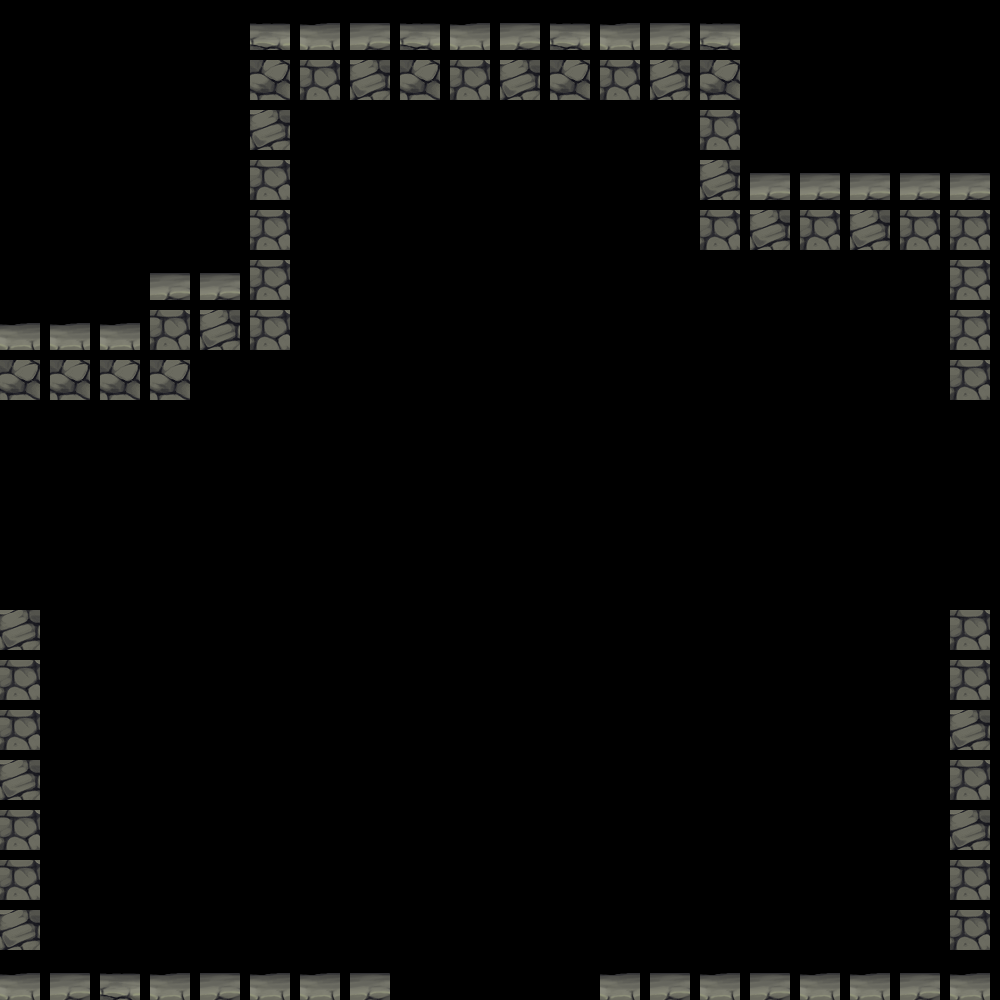

A level layout from a 2D game, rendered from its tile map. Below: a short description, then the map file with its tile-grid data intact:
An orthogonal 20x20 tile map with 50x50 px tiles, 1 tile layer (BackGround), 2 tilesets.

<map version="2017.05.26" orientation="orthogonal" renderorder="right-down" width="20" height="20" tilewidth="50" tileheight="50" nextobjectid="1">
 <tileset firstgid="1" source="abc.tsx" />
 <tileset firstgid="10" source="abcd.tsx" />
 <layer name="BackGround" width="20" height="20">
  <data encoding="csv">
0,0,0,0,0,6,4,5,6,4,5,6,4,5,6,0,0,0,0,0,
0,0,0,0,0,9,7,8,9,7,8,9,7,8,9,0,0,0,0,0,
0,0,0,0,0,8,0,0,0,0,0,0,0,0,7,0,0,0,0,0,
0,0,0,0,0,7,0,0,0,0,0,0,0,0,8,5,5,5,5,5,
0,0,0,0,0,7,0,0,0,0,0,0,0,0,7,8,7,8,7,7,
0,0,0,5,5,7,0,0,0,0,0,0,0,0,0,0,0,0,0,7,
4,4,4,7,8,7,0,0,0,0,0,0,0,0,0,0,0,0,0,7,
9,9,9,9,0,0,0,0,0,0,0,0,0,0,0,0,0,0,0,7,
0,0,0,0,0,0,0,0,0,0,0,0,0,0,0,0,0,0,0,0,
0,0,0,0,0,0,0,0,0,0,0,0,0,0,0,0,0,0,0,0,
0,0,0,0,0,0,0,0,0,0,0,0,0,0,0,0,0,0,0,0,
0,0,0,0,0,0,0,0,0,0,0,0,0,0,0,0,0,0,0,0,
8,0,0,0,0,0,0,0,0,0,0,0,0,0,0,0,0,0,0,7,
7,0,0,0,0,0,0,0,0,0,0,0,0,0,0,0,0,0,0,7,
7,0,0,0,0,0,0,0,0,0,0,0,0,0,0,0,0,0,0,8,
8,0,0,0,0,0,0,0,0,0,0,0,0,0,0,0,0,0,0,7,
7,0,0,0,0,0,0,0,0,0,0,0,0,0,0,0,0,0,0,8,
7,0,0,0,0,0,0,0,0,0,0,0,0,0,0,0,0,0,0,7,
8,0,0,0,0,0,0,0,0,0,0,0,0,0,0,0,0,0,0,7,
4,5,6,4,5,4,4,5,0,0,0,0,4,5,4,5,4,4,5,4
</data>
 </layer>
</map>
